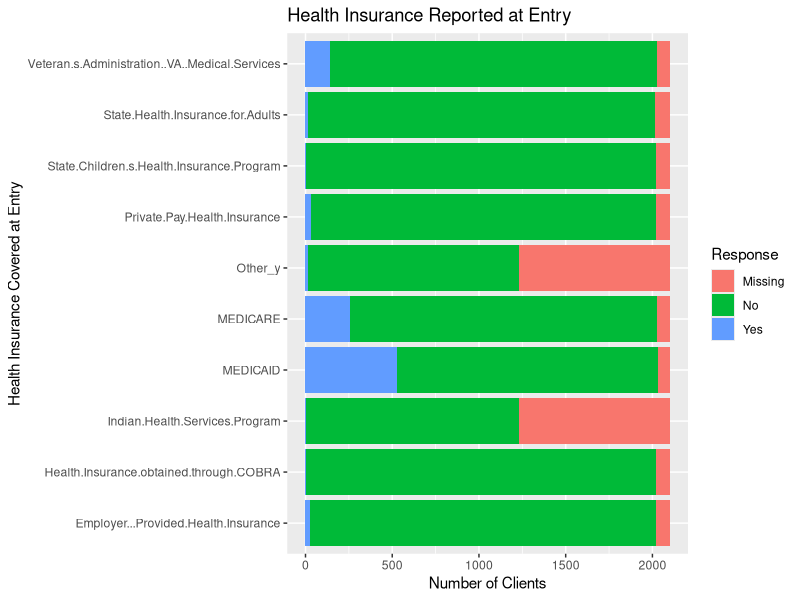
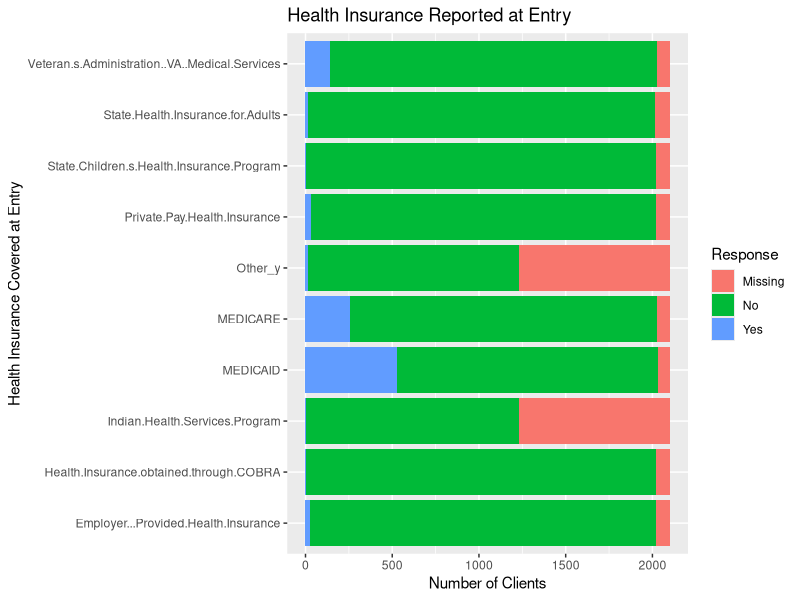

Here is the R script that generated these plots, in order:
# Health Insurance Plots
library(tidyverse)

#setwd("C:/Users/tshin/Documents/GitHub/bios611-projects-fall-2019-tshing17/project_3/")
first<-read.delim('../data/analytic_first.tsv', sep="\t", header=TRUE, na.strings = c("", "NA"))

# bar chart health insurance 
health_ins = first %>% select(EE.UID, Client.ID, Employer...Provided.Health.Insurance:Any.Health.Insurance)

health_ins2 = data.frame(Yes=apply(select(health_ins,-EE.UID, -Client.ID, -Any.Health.Insurance),2, function(x){sum(x=='Yes', na.rm=TRUE)}),
                    No=apply(select(health_ins,-EE.UID, -Client.ID, -Any.Health.Insurance),2, function(x){sum(x=='No', na.rm=TRUE)}),
                    Missing=apply(select(health_ins,-EE.UID, -Client.ID, -Any.Health.Insurance),2, function(x){sum(is.na(x))}))
health_ins2 = rownames_to_column(health_ins2, "Type")

health_ins2 = health_ins2 %>% 
  gather('Yes', 'No', 'Missing', key = "Category", value = "Freq") %>%
  arrange(Type)

health_ins_plot = ggplot(data=health_ins2, aes(x=Type, y=Freq, fill=Category))+
  geom_col(position="stack")+
  coord_flip()+
  labs(y='Number of Clients', x='Health Insurance Covered at Entry', title='Health Insurance Reported at Entry')+
  scale_fill_discrete(name = "Response")
health_ins_plot

ggsave("../results/health_ins_plot.png", health_ins_plot)
